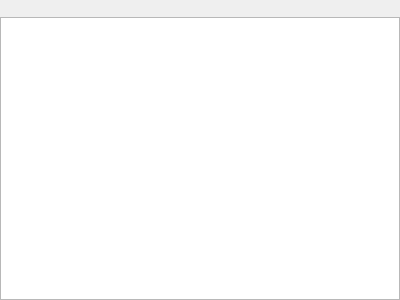
<?xml version="1.0" encoding="UTF-8"?>
<ui version="4.0">
 <class>ResultInspector</class>
 <widget class="QWidget" name="ResultInspector">
  <property name="geometry">
   <rect>
    <x>0</x>
    <y>0</y>
    <width>400</width>
    <height>300</height>
   </rect>
  </property>
  <property name="windowTitle">
   <string>Form</string>
  </property>
  <layout class="QVBoxLayout" name="verticalLayout">
   <property name="spacing">
    <number>0</number>
   </property>
   <property name="margin">
    <number>0</number>
   </property>
   <item>
    <widget class="QToolBar" name="m_tool_bar">
     <property name="iconSize">
      <size>
       <width>16</width>
       <height>16</height>
      </size>
     </property>
    </widget>
   </item>
   <item>
    <widget class="QTableView" name="m_table_view"/>
   </item>
  </layout>
  <action name="m_action_add">
   <property name="icon">
    <iconset resource="../../../common/icons/chrono.qrc">
     <normaloff>:/common/edit_add.png</normaloff>:/common/edit_add.png</iconset>
   </property>
   <property name="text">
    <string>Add</string>
   </property>
  </action>
  <action name="m_action_remove">
   <property name="icon">
    <iconset resource="../../../common/icons/chrono.qrc">
     <normaloff>:/common/edit_remove.png</normaloff>:/common/edit_remove.png</iconset>
   </property>
   <property name="text">
    <string>Remove</string>
   </property>
  </action>
 </widget>
 <resources>
  <include location="../../../common/icons/chrono.qrc"/>
 </resources>
 <connections/>
</ui>
